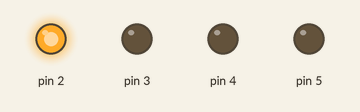
The sketch below on a simulated Arduino Uno, built with avr-gcc and run on an emulated ATmega328P. Shown: output pins drawn as LEDs (lit = HIGH).

Above: at 0.12 s.
At 0.87 s:
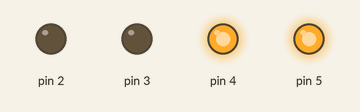
At 1.37 s:
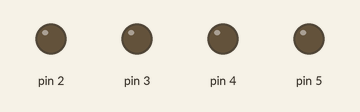
At 2.87 s:
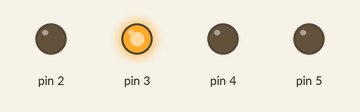
At 4.12 s:
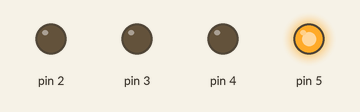
At 5.62 s:
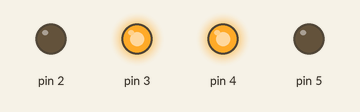
Timing chart, 0 to 5.9 s (numbered marks = the images above):
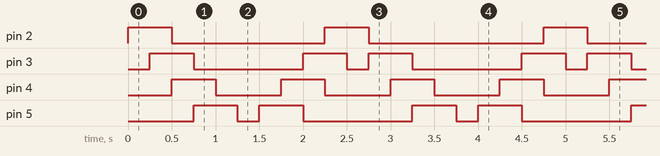

The sketch:

A017_arrays_for_leds.ino
```cpp
/*
 * Uso de matrices (arrays) para controlar 5 LEDs (D2 a D6).
 * 2013. Arduino Gran Canaria.
 */

// Declaracion de variables
// Declarar una matriz de 5 elementos
int matriz[2][5] =
  {
    {2, 3, 4, 5, 6},
    {6, 5, 4, 3, 2},
  };

int elementos = 5;
int contador;
int fila, columna;
int anterior = -1;

// Inicializacion del sistema
void setup()
{
  // Inicializar la biblioteca Serial
  Serial.begin(9600);
  // Inicializar los pines de los LEDs en modo escritura
  for (contador = 2; contador < 6; contador++)
  {
    pinMode(contador, OUTPUT);
  }
}

// Bucle principal
void loop()
{
  // Bucle
  for (fila = 0; fila < 2; fila++)
  {
    for (columna = 0; columna < 5; columna++)
    {
      int led = matriz[fila][columna];
      // Encender LED
      digitalWrite(led, HIGH);
      // Pausa
      delay(250);
      // Apagar LED
      if (anterior >= 0) {
        digitalWrite(anterior, LOW);
      }
      // Indicamos que LED hay que apagar en el siguiente paso
      anterior = led;
    } // Final for columna
  } // Final for fila

} // Final de loop
```

Measured:
- by itself, pin 2: alternates HIGH for 0.50 s and LOW for 2.0 s
- by itself, pin 3: repeats every 2.5 s: LOW 1.3 s, HIGH 0.50 s, LOW 0.25 s, HIGH 0.50 s
- by itself, pin 4: alternates HIGH for 0.50 s and LOW for 0.75 s
- by itself, pin 5: repeats every 2.5 s: LOW 0.25 s, HIGH 0.50 s, LOW 1.3 s, HIGH 0.50 s
